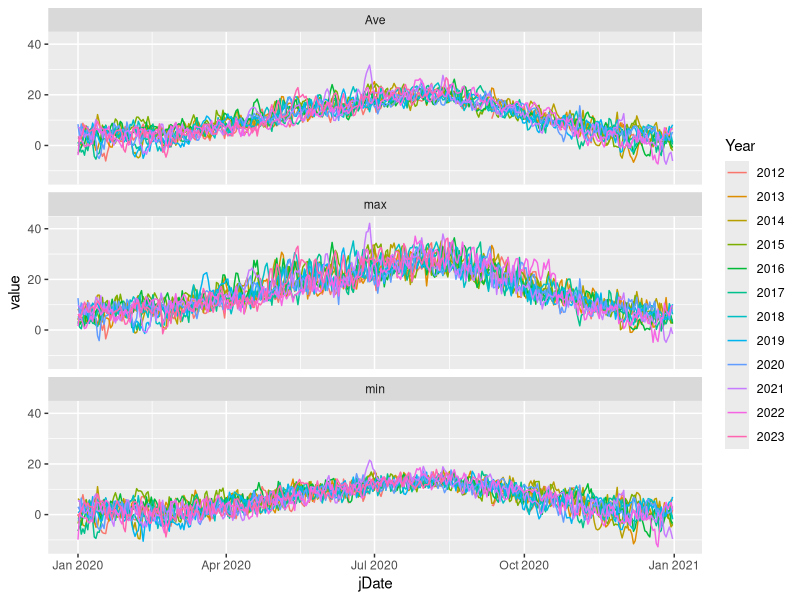
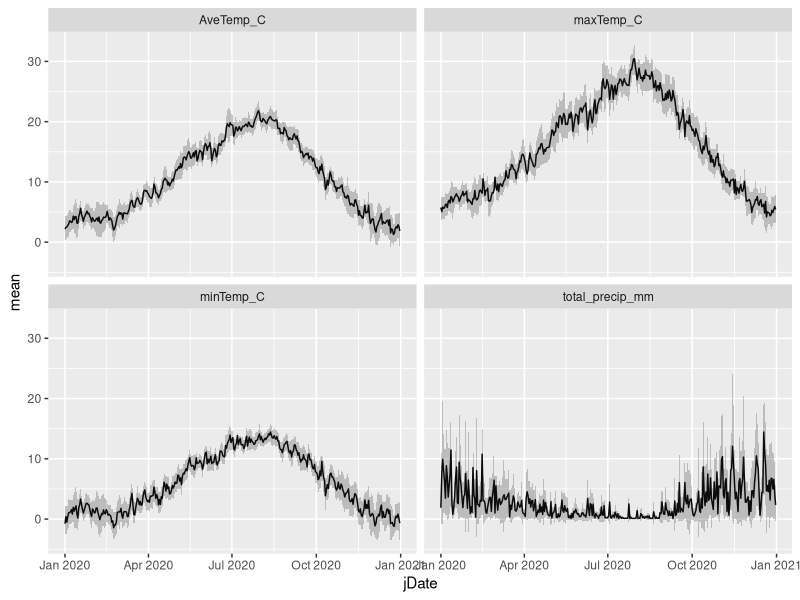
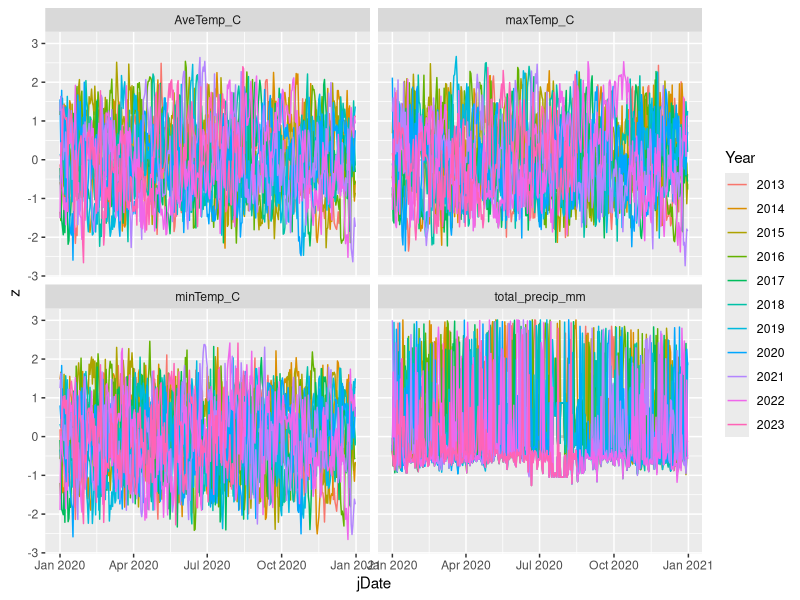
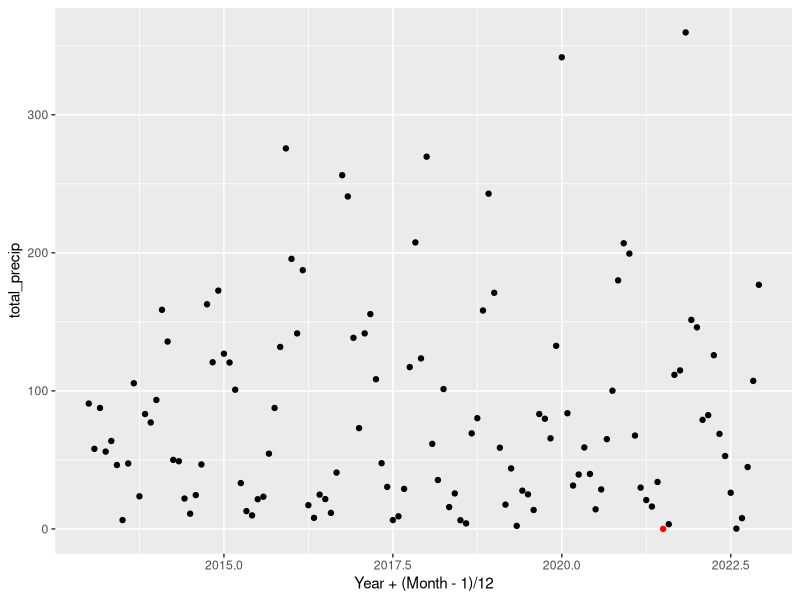
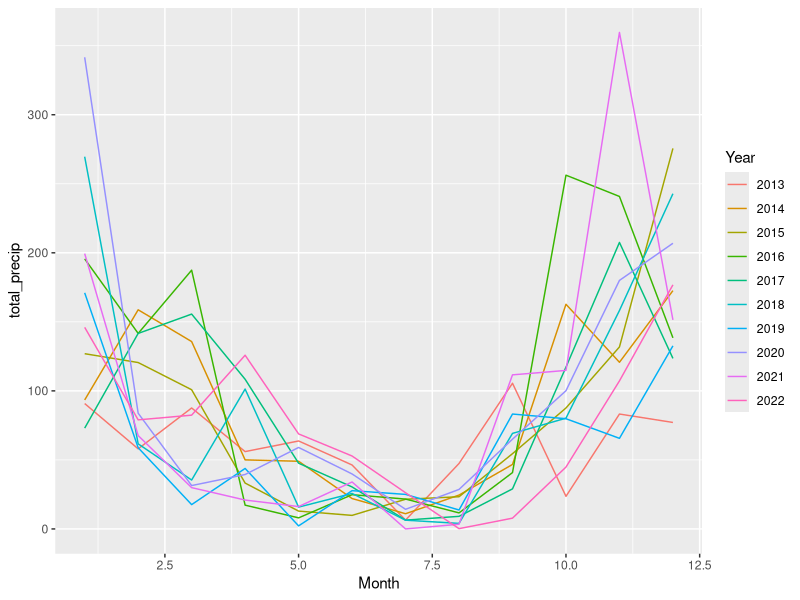
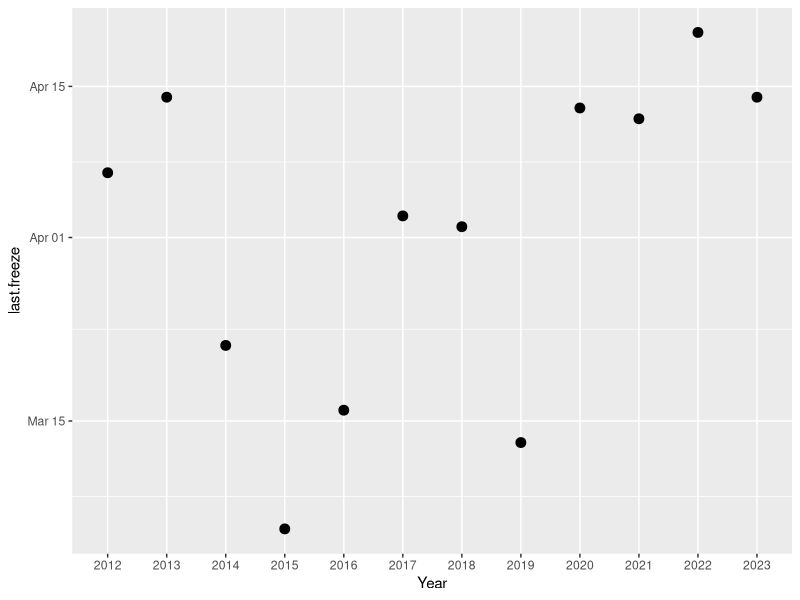
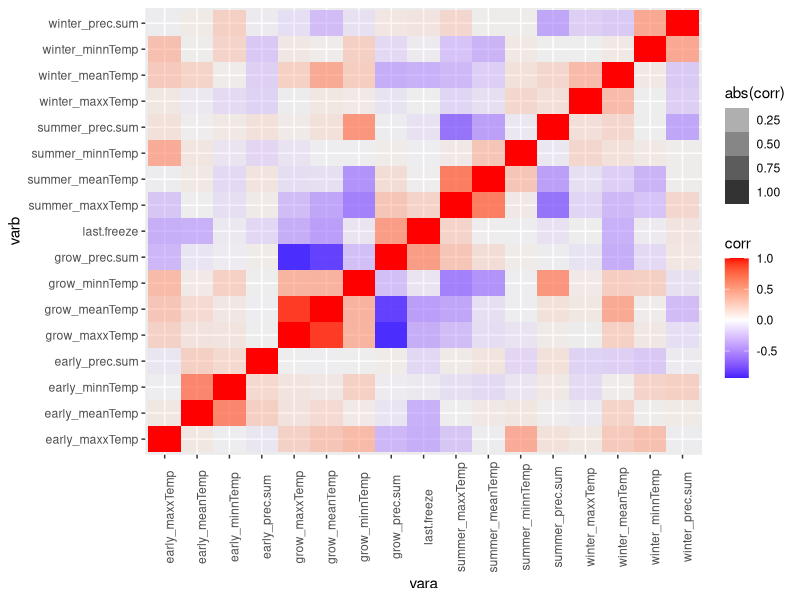
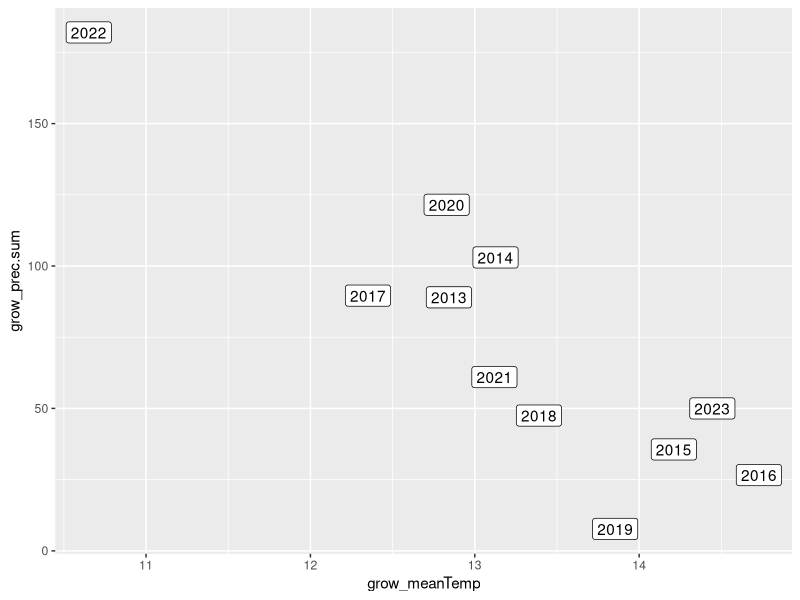

Generate these figures, in order, with R:
library(ggplot2)
library(dplyr)
library(tidyr)

rm(list = ls())

clim.mo = read.csv('00_raw_data/climate/cgop_weather_monthly_interp.csv')
clim.dy = read.csv('00_raw_data/climate/cgop_weather_daily_interp.csv')
clim.hr = read.csv('00_raw_data/climate/cgop_weather_hourly.csv')

##### Look at hourly data frame

head(clim.hr) # nice!
nrow(clim.hr) #wow!
str(clim.hr)

length(unique(clim.hr$Time))

clim.hr = clim.hr %>%
  separate(Date, into = c('Year', 'Month', 'Day'), sep = '-', remove = FALSE) %>%
  mutate(Date = as.Date(Date)) %>%
  separate(Time, into = c('Hour', 'Minute', 'Second'), sep = ':')
# slow...

head(clim.hr)
unique(clim.hr$Minute) # ah... some NAs... also weird minutes
# yeah... this is a lot of into. maybe not needed.

##### Look at daily data frame

head(clim.dy) # ooh... cool
# would be nice if there was a flag for imputing though...
# ah well.

clim.dy = clim.dy %>%
  separate(Date, into = c('Year', 'Month', 'Day'), sep = '-', remove = FALSE) %>%
  mutate(Date = as.Date(Date)) %>%
  mutate(jDate = as.Date(paste('2020', Month, Day, sep = '-'), format = '%Y-%m-%d'))

head(clim.dy)

nrow(clim.dy)
clim.dy %>% group_by(Year) %>% summarise(n = n()) # wow!
# (wait why are there 365 records for 2023...)
# are they NAs?

clim.dy %>% filter(Year %in% 2023) %>% tail() 
# yes

# Oh well
# Look at variables over time!
clim.dy %>%
  pivot_longer(contains('Temp'), names_to = 'tempStat', values_to = 'value') %>%
  mutate(tempStat = gsub('Temp\\_C', '', tempStat)) %>%
  ggplot(aes(x = jDate, y = value, group = Year)) +
  geom_line(aes(colour = Year)) +
  facet_wrap(~ tempStat, nrow = 3)

# Oh there are some NAs
# where?
clim.dy %>%
  filter(is.na(total_precip_mm) | is.na(minTemp_C) | is.na(maxTemp_C) | is.na(AveTemp_C))
# interesting...
# mostly from 2012 though!
# OH it looks like all of these are 2012 or post-cleaning in 2023!!

clim.dy %>%
  filter(Year %in% 2013:2022) %>%
  filter(is.na(total_precip_mm) | is.na(minTemp_C) | is.na(maxTemp_C) | is.na(AveTemp_C))
# hell yeah Jenna!  

# Deviations from mean

# (first plot the means, removing 2012 maybe just because these seem spottier)
daily.means = clim.dy %>%
  filter(Year > 2012) %>%
  group_by(jDate) %>%
  summarise(
    across(
      c(total_precip_mm, minTemp_C, AveTemp_C, maxTemp_C),
      .fns = list(
        mean = ~ mean(.x, na.rm = TRUE), 
        var = ~ var(.x, na.rm = TRUE), 
        n = ~ sum(!is.na(.x))
      ),
      .names = '{.col}.{.fn}'
    )
  ) %>%
  # Now convert to one row per variable per day  
  # there's probably a more elegant way to do this with one pivot...
  pivot_longer(-jDate, names_to = 'varStat', values_to = 'varval') %>%
  separate(varStat, into = c('varb', 'stat'), sep = '\\.') %>%
  pivot_wider(names_from = stat, values_from = varval)

head(daily.means)

daily.means %>%
  ggplot(aes(x = jDate)) +
  geom_line(aes(y = mean)) +
  geom_ribbon(
    aes(ymin = mean - 2*sqrt(var/n), ymax = mean + 2*sqrt(var/n)),
    alpha = 0.25
  ) +
  facet_wrap(~ varb)
# fairly noisy

# Get z-scores
clim.dy.z = clim.dy %>%
  filter(Year > 2012) %>%
  group_by(jDate) %>%
  mutate(
    across(
      c(total_precip_mm, minTemp_C, AveTemp_C, maxTemp_C),
      .fn = function(x) (x - mean(x, na.rm = TRUE)) / sd(x, na.rm = TRUE)
    )
  )

head(clim.dy.z)
# hell yeah!!!

clim.dy.z %>%
  select(-c(Date, Month, Day)) %>%
  pivot_longer(-c(Year, jDate), names_to = 'varb', values_to = 'z') %>%
  ggplot(aes(x = jDate, y = z, group = Year)) +
  geom_line(aes(y = 0), linetype = 2, colour = 'gray77') +
  geom_line(aes(colour = Year)) +
  facet_wrap(~ varb)
# ah... precipitation is not going to work for z-scores...
# everything else looks okay though
# (not sure what to do about precipitation... zeros are inevitable)
# maybe monthly precipitation?
# are there any months with zero precip?
# (also - why are there NAs here?)

# Monthly cumulative precip?

clim.prec.month = clim.dy %>%
  filter(Year %in% 2013:2022) %>%
  group_by(Year = as.numeric(Year), Month = as.numeric(Month)) %>%
  summarise(total_precip = sum(total_precip_mm, na.rm = TRUE))

clim.prec.month %>%
  ggplot(aes(x = Year + (Month-1)/12, y = total_precip)) +
  geom_point(aes(color = total_precip > 0)) +
  scale_colour_manual(values = c('red', 'black')) +
  theme(legend.position = 'none')
# ah... there is a one in here!
# (wonder if I can use order statistics to get an expected min of a lognormal...)

clim.prec.month %>%
  mutate(Year = factor(Year)) %>%
  ggplot(aes(x = Month, y = total_precip, group = Year)) +
  geom_line(aes(colour = Year), linewidth = 0.5)

# Precip regimes... looks like Nov-Jan is wet, Feb-Aug is dry, Sept-Oct starts
# getting wet again

# Freeze dates - when is the latest in each year?

clim.dy %>%
  filter(as.numeric(Month) < 9, minTemp_C < 0) %>%
  group_by(Year) %>%
  summarise(last.freeze = max(jDate)) %>%
  ungroup() %>%
  ggplot(aes(x = Year, y = last.freeze)) +
  geom_point(size = 3)
# so often in April, sometimes in March

##### Some possible predictors

### Precip
# - Early season precip (Feb - April)
# - Growing season precip (April - June)
# - Summer precip (June - August)
# - Fall-Winter precip (Sept - Jan)
### Temperatures - use same ranges for aggregation?
# - Early season mean (Feb - April)
# - Early season max (Feb - April)
# - Early season min? (Feb - April)
# - Growing season mean (April - June)
# - Growing season max (April - June)
# - Growing season min (April - June)
# - Summer mean (June - August)
# - Summer max (June - August)
# - Winter mean (Sept - Jan?)
# - Winter max? (Sept - Jan)
# - Last freeze date

### What is a "year"?
# - Growing season fo year is April - June of current year (t)
# - so, let year t be June 15 t-1 to June 14 t?
# (should think about this in terms of recruitment... )

# cut.breaks = data.frame(
#   break.day = as.Date(
#     c(paste0('2020-', c('02-01', '04-15', '06-15', '09-01')), '2021-01-01'),
#     format = '%Y-%m-%d'
#   ),
#   label = c('winter1', 'early', 'growing', 'summer', 'winter2')
# )

cut.breaks = as.Date(
    c(paste0('2020-', c('01-01', '02-01', '04-15', '06-15', '09-01')), '2021-01-01'),
    format = '%Y-%m-%d'
  )

# Test out cuts
cut(clim.dy$jDate, breaks = cut.breaks, right = FALSE)
sum(is.na(cut(clim.dy$jDate, breaks = cut.breaks, right = FALSE)))
# looks like this will work...

clim.summ = clim.dy %>%
  mutate(across(c(Year, Month, Day), as.numeric)) %>%
  filter(
    # all data in 2014-2022
    Year %in% 2014:2022 | 
    # Data in February and later in 2013
    (Year %in% 2013 & Month > 1) | 
    # Data before June 15 in 2023
    (Year %in% 2023 & Month < 6) | (Year %in% 2023 & Month %in% 6 & Day %in% 1:14)
  ) %>%
  mutate(date.pd = cut(jDate, breaks = cut.breaks, right = FALSE)) %>%
  merge(y = data.frame(
    date.pd  = cut.breaks,
    pd.label = c('winter1', 'early', 'grow', 'summer', 'winter2', 'winter3')
  )
) %>%
  select(-date.pd) %>%
  mutate(Year = Year + as.logical(pd.label %in% c('summer', 'winter2', 'winter3'))) %>%
  mutate(pd.label = gsub('\\d', '', pd.label)) #%>%

# should I do detrending?

clim.summ = merge(
  clim.summ %>%
    group_by(Year, pd.label) %>%
    summarise(
      meanTemp = mean(AveTemp_C),
      maxxTemp = max(maxTemp_C),
      minnTemp = min(minTemp_C),
      prec.sum = sum(total_precip_mm)
    ) %>%
    ungroup(),
  clim.summ %>%
    filter(minTemp_C < 0, pd.label %in% c('early', 'grow')) %>%
    group_by(Year) %>%
    summarise(last.freeze = max(jDate)) %>%
    ungroup()
)

head(clim.summ)
nrow(clim.summ)

clim.summ = clim.summ %>%
  pivot_longer(c(prec.sum, contains("Temp")), names_to = "stat", values_to = "statVal") %>%
  pivot_wider(names_from = c(pd.label, stat), values_from = statVal)

clim.corr.df = clim.summ[complete.cases(clim.summ),] %>%
  select(-Year) %>%
  mutate(last.freeze = as.numeric(last.freeze)) %>%
  cor() %>%
  as.data.frame() %>%
  mutate(vara = row.names(.)) %>%
  pivot_longer(-vara, names_to = 'varb', values_to = 'corr')

clim.corr.df %>%
  ggplot(aes(x = vara, y = varb)) +
  geom_tile(aes(alpha = abs(corr), fill = corr)) +
  scale_fill_gradient2(low = 'blue', high = 'red', mid = 'white', midpoint = 0) +
  theme(axis.text.x = element_text(angle = 90))
# interesting...

clim.corr.df %>%
  filter(vara != varb) %>%
  arrange(desc(abs(corr)))
# damn wtf... super strong correlations between growing season precipitaton and mean/max temperatures

clim.corr.df %>%
  filter(vara != varb) %>%
  filter(abs(corr) > 0.5) %>%
  print(n = nrow(.))

clim.summ %>%
  ggplot(aes(x = grow_meanTemp, y = grow_prec.sum)) +
  geom_label(aes(label = Year))
# whoa...

clim.dy %>%
  filter(as.numeric(Year) %in% 2020:2022, as.numeric(Month) %in% 3:6) %>%
  select(Year, jDate, AveTemp_C, total_precip_mm) %>%
  # arrange(Year, jDate) %>%
  # mutate(total_precip_mm = cumsum(total_precip_mm)) %>%
  pivot_longer(c(AveTemp_C, total_precip_mm), names_to = 'varb', values_to = 'value') %>%
  ggplot(aes(x = jDate, y = value, group = Year, colour = factor(Year))) +
  geom_line() +
  facet_wrap(~ varb)
# oh wow 
# does look like 2022 was colder... and had a lot more rain
# oh lmao there was a huge rain right on april 1
# man okay so it seems like the breaks for periods can be pretty influential

# wonder if I should also do some de-trending? does it matter???
# z-scoring... would allow me to do polynomial tests...
